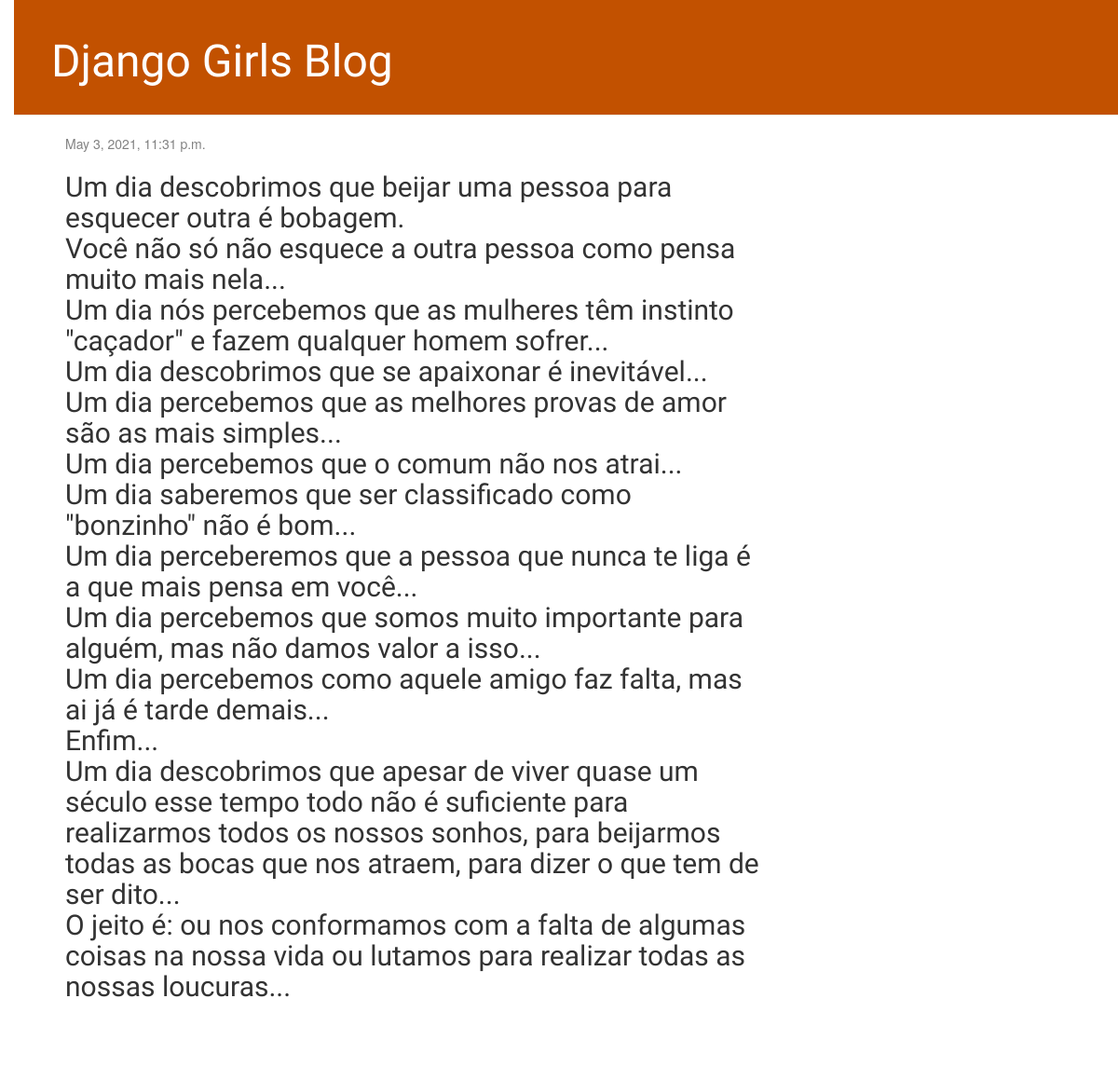
/post/6/, run on an earlier commit of the app's database.
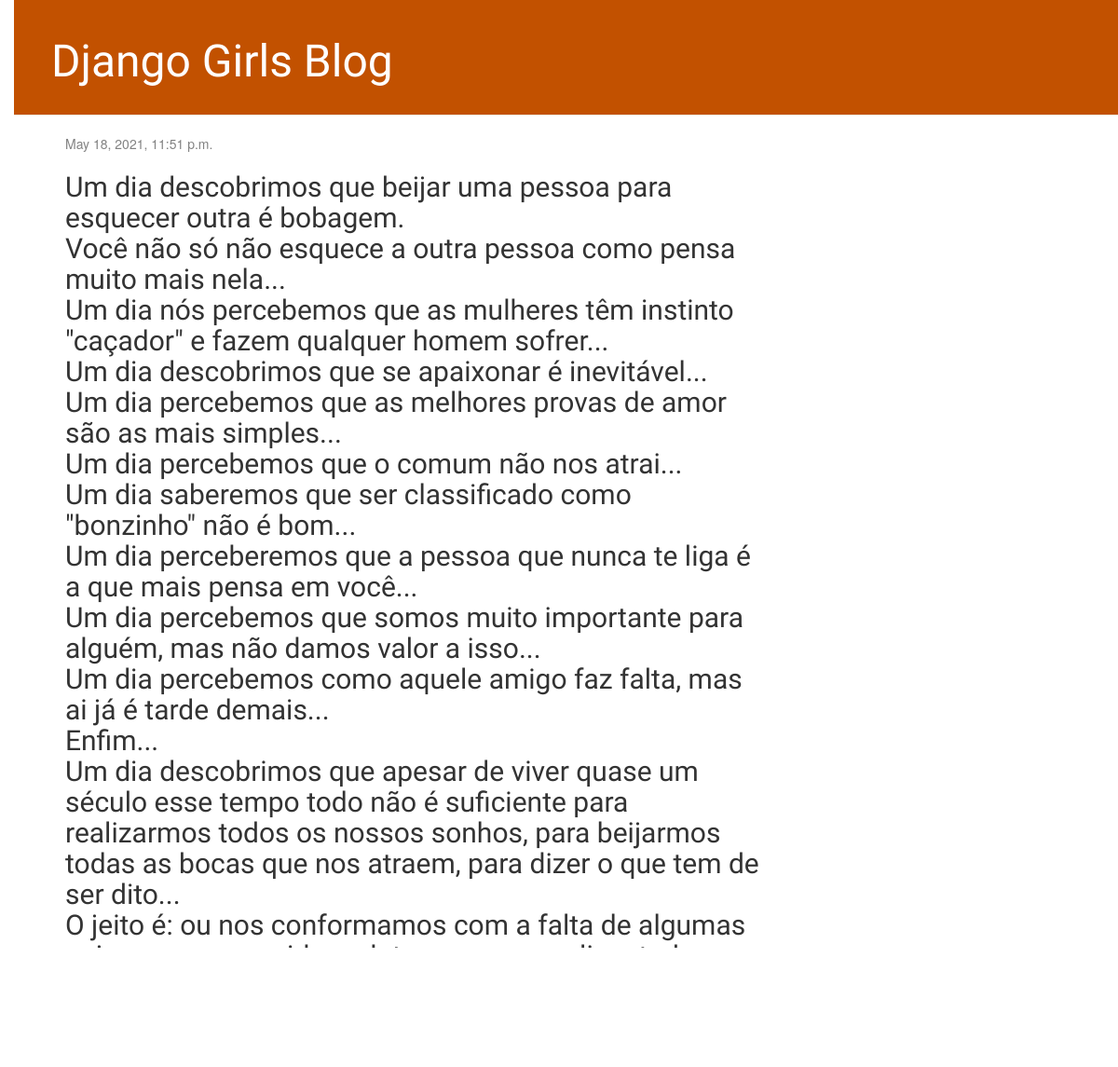
And on a later commit of the database.
### blog/models.py (models this page shows, shortened)
class Post (models.Model):
    author = models.ForeignKey(settings.AUTH_USER_MODEL , on_delete=models.CASCADE)
    title = models.CharField(max_length=200)
    text = models.TextField()
    created_date = models.DateTimeField(default=timezone.now)
    published_date = models.DateTimeField(blank=True , null=True)

### blog/views.py (the view)
# urls.py: path('post/<int:pk>/', views.post_detail, name='post_detail'),
def post_detail (request, pk):
    post = get_object_or_404(Post, pk=pk)
    return render(request, 'blog/post_detail.html', {'post':post})

### blog/templates/blog/post_detail.html (shortened to what this page needs)
{% extends 'blog/base.html' %}
{% block content %}
    <div class="post">
        {% if post.published_date %}
            <div class="date">
                {{ post.published_date }}
            </div>
        {% endif %}
        <h2>{{ post.text |linebreaksbr }}</h2>
    </div>
{% endblock %}

What changed in the data, as far as the page shows it:
changed Post: published_date "May 3, 2021, 11:31 p.m." → "May 18, 2021, 11:51 p.m."
